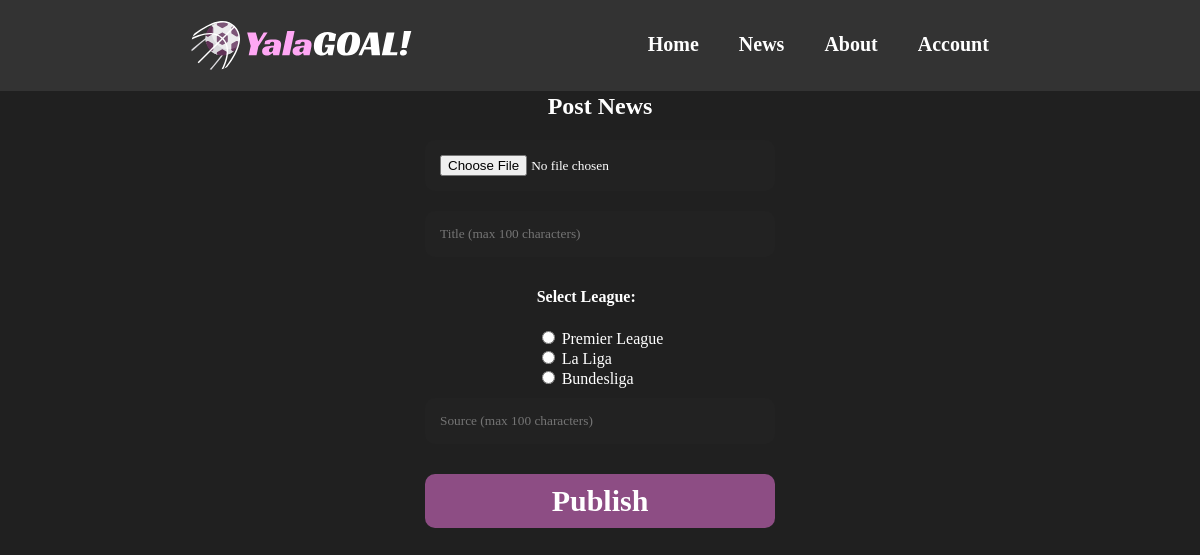
The page /php/post.php on the database its author committed.
### tables this page shows
CREATE TABLE `leagues` (
  `id` int(11) NOT NULL,
  `name` varchar(100) NOT NULL,
  `country` varchar(100) NOT NULL,
  `logo` varchar(255) NOT NULL
);

### php/post.php (the view, shortened to what this page needs)
<?php
include 'header.php';
include 'mysql_con.php';
$leagues = $conn->query("SELECT id, name FROM leagues")->fetch_all(MYSQLI_ASSOC);
?>
<!DOCTYPE html>
<html lang="en">
<body>
<?php include('nav.php'); ?>
<div class="containerPost">
    <section>
        <h1>Post News</h1>
        <form method="POST" enctype="multipart/form-data">
            <input type="file" name="image" required class="inputbox">
            <input type="text" name="title" placeholder="Title (max 100 characters)" required class="inputbox" maxlength="100">
            <div>
                <h4>Select League:</h4>
                <?php foreach ($leagues as $league): ?>
                    <input type="radio" name="league_id" value="<?= $league['id'] ?>" required>
                    <label><?= $league['name'] ?></label><br>
                <?php endforeach; ?>
            </div>
            <input type="text" name="source" placeholder="Source (max 100 characters)" required class="inputbox" maxlength="100">
            <div class="buttons">
                <input type="submit" value="Publish" class="submit-btn">
            </div>
        </form>
    </section>
</div>
</body>
</html>

### css/style.css (style rules this page uses)
:root { --primary-color: #8d4d84; --secondary-color: #333; --highlight-color: #FFA7F4; --background-color: rgb(32, 32, 32); --text-color: white; --font : Calibri; }
html { scroll-behavior: smooth; background-color: var(--background-color); }
* { color: var(--text-color); font-family: var(--font); text-transform: capitalize; }
h1 { font: 800; }
section { display: flex; flex-direction: column; align-items: center; }
section h1 { margin: 10px; text-align: center; }
section form { display: flex; flex-direction: column; align-items: center; margin: auto 0; }
section form .inputbox { padding: 15px; margin: 10px auto; border-radius: 10px; border: none; background-color: #222; color: white; width: 350px; text-transform: none !important; }
section form .buttons { display: flex; flex-direction: column; }
section form .buttons input { padding: 10px 20px; margin: 20px auto; border: none; border-radius: 10px; background-color: #8d4d84; color: white; font-size: 30px; font-weight: 800; width: 350px; }

### rows shown on the page
leagues: name "Premier League"
leagues: name "La Liga"
leagues: name "Bundesliga"
